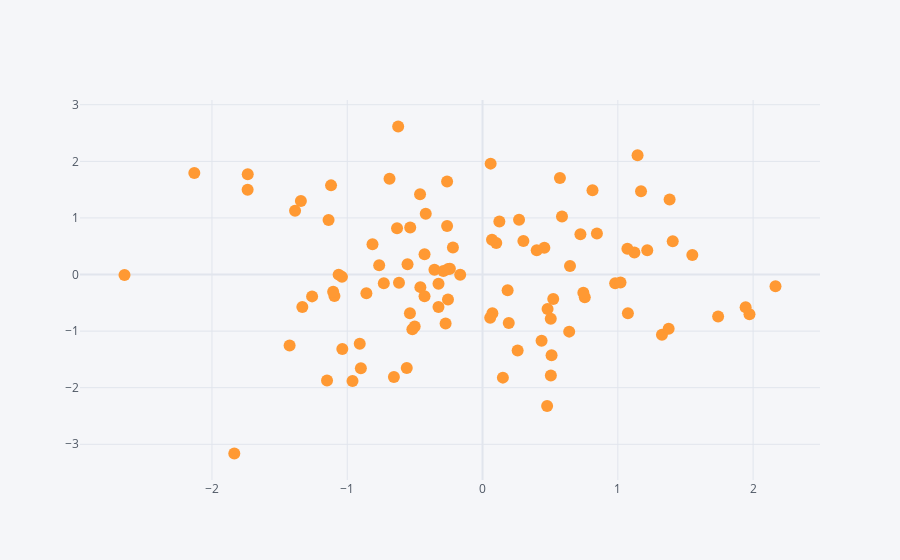

This figure's notebook cell:
### Code cell
df.iplot(kind='scatter',x='A',y='B', mode="markers")
